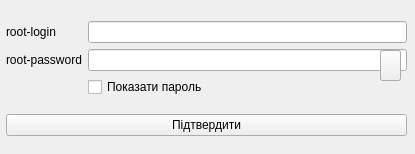
<?xml version="1.0" encoding="UTF-8"?>
<ui version="4.0">
 <class>RootApplyWindow</class>
 <widget class="QWidget" name="RootApplyWindow">
  <property name="geometry">
   <rect>
    <x>0</x>
    <y>0</y>
    <width>415</width>
    <height>154</height>
   </rect>
  </property>
  <property name="windowTitle">
   <string>Form</string>
  </property>
  <property name="windowIcon">
   <iconset resource="icons.qrc">
    <normaloff>:/icons/rootapplywindow_icon.png</normaloff>:/icons/rootapplywindow_icon.png</iconset>
  </property>
  <widget class="QPushButton" name="visibleIconPushButton">
   <property name="geometry">
    <rect>
     <x>380</x>
     <y>50</y>
     <width>21</width>
     <height>31</height>
    </rect>
   </property>
   <property name="styleSheet">
    <string notr="true">QPushButton
{

border: 20px;

};
</string>
   </property>
   <property name="text">
    <string/>
   </property>
   <property name="icon">
    <iconset>
     <normaloff>resource/icons/visible.png</normaloff>resource/icons/visible.png</iconset>
   </property>
  </widget>
  <widget class="QWidget" name="layoutWidget">
   <property name="geometry">
    <rect>
     <x>6</x>
     <y>10</y>
     <width>401</width>
     <height>138</height>
    </rect>
   </property>
   <layout class="QGridLayout" name="gridLayout_2">
    <item row="2" column="0">
     <widget class="QPushButton" name="rootApplyPushButton">
      <property name="text">
       <string>Підтвердити</string>
      </property>
     </widget>
    </item>
    <item row="1" column="0">
     <layout class="QGridLayout" name="gridLayout">
      <item row="0" column="0">
       <widget class="QLabel" name="rootLoginLabel">
        <property name="text">
         <string>root-login</string>
        </property>
       </widget>
      </item>
      <item row="2" column="1">
       <widget class="QCheckBox" name="checkBox">
        <property name="text">
         <string>Показати пароль</string>
        </property>
       </widget>
      </item>
      <item row="1" column="0">
       <widget class="QLabel" name="rootPasswordLabel">
        <property name="text">
         <string>root-password</string>
        </property>
       </widget>
      </item>
      <item row="1" column="1">
       <widget class="QLineEdit" name="rootPasswordLineEdit"/>
      </item>
      <item row="0" column="1">
       <widget class="QLineEdit" name="rootLoginLineEdit"/>
      </item>
     </layout>
    </item>
   </layout>
  </widget>
  <widget class="QPushButton" name="hiddenIconPushButton">
   <property name="geometry">
    <rect>
     <x>380</x>
     <y>50</y>
     <width>21</width>
     <height>31</height>
    </rect>
   </property>
   <property name="styleSheet">
    <string notr="true">QPushButton
{

border: 20px;

};
</string>
   </property>
   <property name="text">
    <string/>
   </property>
   <property name="icon">
    <iconset>
     <normaloff>resource/icons/hidden.png</normaloff>resource/icons/hidden.png</iconset>
   </property>
  </widget>
  <zorder>layoutWidget</zorder>
  <zorder>hiddenIconPushButton</zorder>
  <zorder>visibleIconPushButton</zorder>
 </widget>
 <resources>
  <include location="icons.qrc"/>
 </resources>
 <connections/>
</ui>
